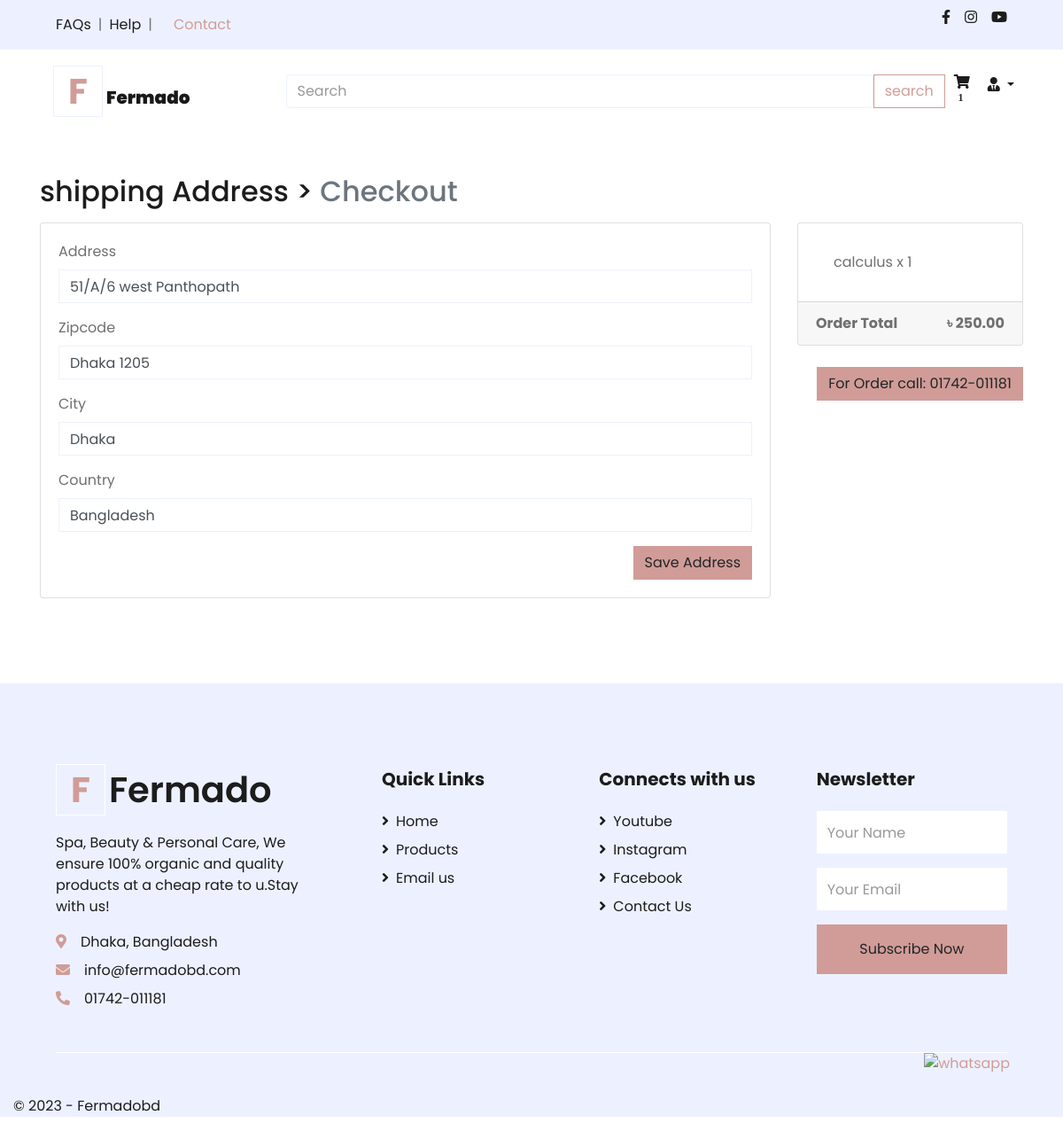
The page /payment/checkout/ (signed in) on the database as committed earlier.
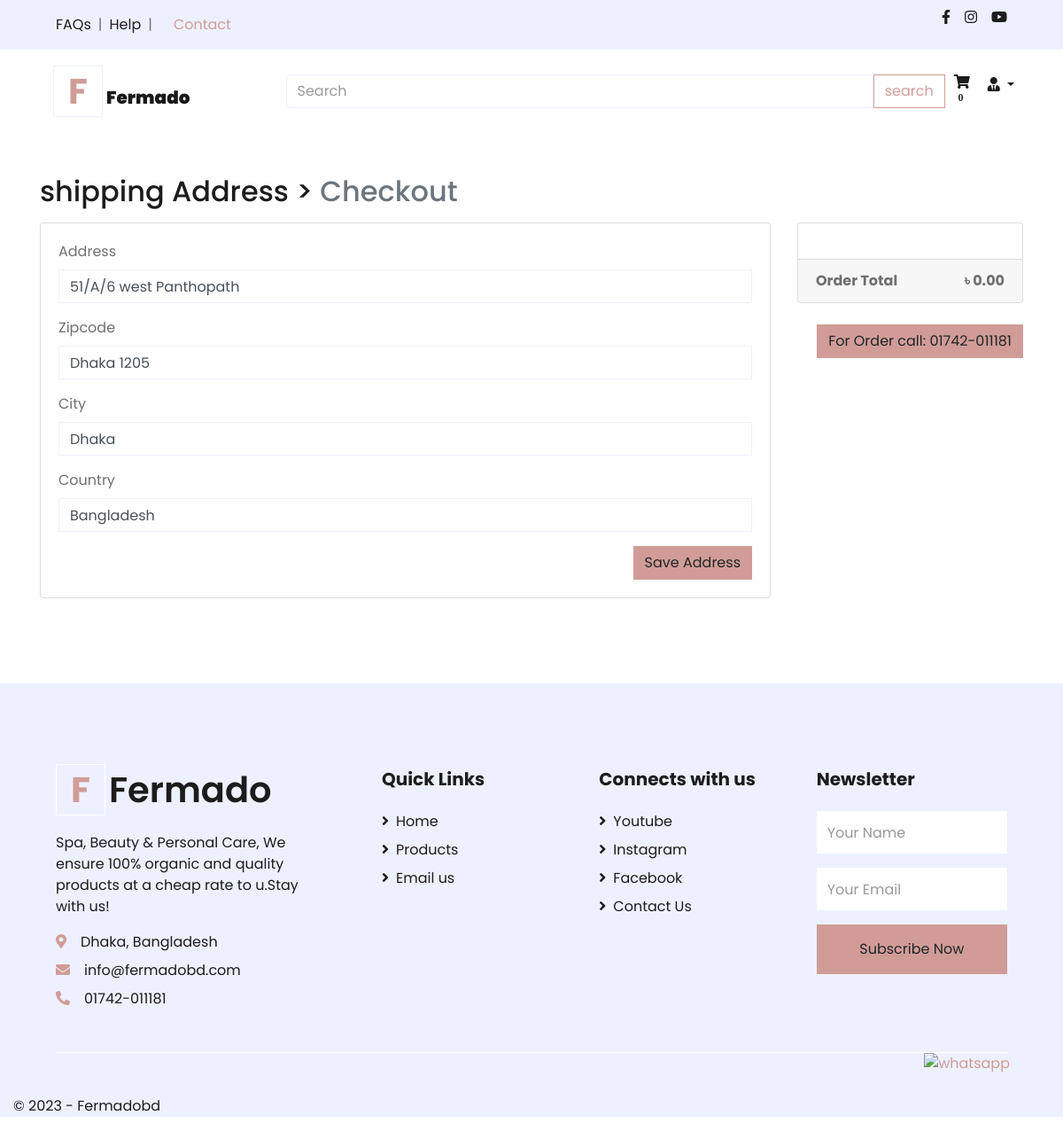
The same page on the database as committed later.
### App_Login/models.py (models this page shows, shortened)
class User(AbstractBaseUser, PermissionsMixin):
    email = models.EmailField(unique=True, null=False)
    is_staff = models.BooleanField(
        ugettext_lazy('staff status'),
        default = False,
        help_text = ugettext_lazy('Designates Whether the user can log in this site')
    )
    is_active = models.BooleanField(
        ugettext_lazy('active'),
        default = True,
        help_text=ugettext_lazy(' Designates Whether this user should be treated as active. Unselect this instead of deleting accounts')
    )
    USERNAME_FIELD = 'email'
    objects = MyUserManager()

### App_Order/models.py (models this page shows, shortened)
class  Order(models.Model):
    orderitems = models.ManyToManyField(Cart)
    user = models.ForeignKey(settings.AUTH_USER_MODEL, on_delete=models.CASCADE)
    ordered = models.BooleanField(default=False)
    created = models.DateTimeField(auto_now_add=True)
    paymentId = models.CharField(max_length=264, blank=True, null=True)
    orderId = models.CharField(max_length=200, blank=True, null=True)
    def get_totals(self):
        total = 0
        for order_item in self.orderitems.all():
            total += float(order_item.get_total())
        return total

class Cart(models.Model):
    user = models.ForeignKey(settings.AUTH_USER_MODEL, on_delete=models.CASCADE, related_name="cart")
    item = models.ForeignKey(Product, on_delete=models.CASCADE)
    quantity = models.IntegerField(default=1)
    purchased = models.BooleanField(default=False)
    created = models.DateTimeField(auto_now_add=True)
    updated = models.DateTimeField(auto_now=True)
    def get_total(self):
        total = self.item.price * self.quantity
        float_total = format(total, '0.2f')
        return float_total

### App_Shop/models.py (models this page shows, shortened)
class Product(models.Model):
    mainimage = models.ImageField(upload_to='Products')
    name = models.CharField(max_length=264)
    category = models.ForeignKey(Category, on_delete=models.CASCADE,related_name="category")
    preview_text = models.TextField(max_length=200, verbose_name='Preview Text')
    detail_text = models.TextField(max_length=3000, verbose_name='Description')
    price =models.FloatField()
    old_price = models.FloatField(default=0.00, null=True, blank=True)
    created = models.DateTimeField(auto_now_add=True)
    class Meta:
        ordering = ['-created',]

### App_Payment/views.py (the view)
# urls.py: path('checkout/', views.checkout, name="checkout"),
@login_required
def checkout(request):
    saved_address = BillingAddress.objects.get_or_create(user=request.user)
    saved_address = saved_address[0]
    form = BillingForm(instance=saved_address)
    if request.method == "POST":
        form = BillingForm(request.POST, instance=saved_address)
        if form.is_valid():
            form.save()
            form = BillingForm(instance=saved_address)
            messages.success(request, f"Shipping Address Saved!")
    order_qs = Order.objects.filter(user=request.user, ordered=False)
    order_items = order_qs[0].orderitems.all()
    order_total = order_qs[0].get_totals()
    return render(request, 'App_Payment/checkout.html', context={"form":form,
     "order_items": order_items, "order_total": order_total, "saved_address":saved_address})

### App_Payment/forms.py
class BillingForm(forms.ModelForm):
    class Meta:
        model = BillingAddress
        fields = ['address', 'zipcode', 'city', 'country']

### App_Order/templatetags/cart_tag.py (called while the page is built)
@register.filter
def cart_total(user):
    order = Order.objects.filter(user=user, ordered = False)
    if order.exists():
        return order[0].orderitems.count()
    else:
        return 0

### App_Payment/models.py (called while the page is built)
    def is_fully_filled(self):
        field_names = [f.name for f in self._meta.get_fields()]
        for field_name in field_names:
            value = getattr(self, field_name)
            if value is None or value=='':
                return False
        return True

### templates/App_Payment/checkout.html (shortened to what this page needs)
{% extends 'base.html' %}
{% load crispy_forms_tags %}
{% block body_block %}
<div class="container mt-5">
  <h2 class="mb-3">
    shipping Address > <span class="text-muted">Checkout</span>
  </h2>
  <div class="row">
    <div class="col-md-9">
      <div class="card mb-5" style="height:auto">
        <div class="card-body">
          <form method="POST">
            {{ form|crispy }}
            <button type="submit" class="btn btn-primary float-right">Save Address</button>
          </form>
        </div>
      </div>
    </div>
    <div class="col-md-3">
      <div class="card" style="height:auto">
        <div class="card-body">
          <ul class="list-group list-group-flush">
            {% for order_item in order_items %}
            <li class="list-group-item">{{ order_item.item.name }} x {{ order_item.quantity }}</li>
            {% endfor %}
          </ul>
        </div>
        <div class="card-footer">
          <span class="float-left"> <b>Order Total</b> </span>
          <span class="float-right"> <b>&#2547; {{order_total|floatformat:2}}</b> </span>
        </div>
      </div>
      <br>
      {% if saved_address.is_fully_filled %}
      <button type="submit" class="btn btn-primary float-right">For Order call: 01742-011181 </button>
      {% else %}
      <div class="alert alert-info">
        <p>Please fill up all the Information to make Payment</p>
      </div>
      {% endif %}
    </div>
  </div>
</div>
{% endblock %}

### templates/navbar.html (shortened to what this page needs)
{% load cart_tag %}
<nav class="navbar navbar-expand-lg navbar-light bg-light">
  <div class="container">
    <div class="col-lg-3 d-none d-lg-block">
      <a href="" class="text-decoration-none">
        <h1 class="m-0 display-5 font-weight-semi-bold"><span
            class="text-primary font-weight-bold border px-3 mr-1">F</span><a class="navbar-brand"
            href="{% url 'App_Shop:home' %}"> <b>Fermado</b> </a></h1>
      </a>
    </div>
    <div class="input-group">
      <input type="search" class="form-control rounded" placeholder="Search" aria-label="Search" aria-describedby="search-addon" />
      <button type="button" class="btn btn-outline-primary">search</button>
    </div>
    <div class="collapse navbar-collapse" id="navbarNav">
      <ul class="navbar-nav ml-auto">
        {% if request.user.is_authenticated %}
        <li class="nav-item">
          <a href="{% url 'App_Order:cart' %}" class="nav-link">
            <i class="fa fa-shopping-cart">
              <span class="badge badge-light">{{ request.user | cart_total }}</span>
            </i>
          </a>
        </li>
        <li class="nav-item dropdown">
          <a class="nav-link dropdown-toggle" href="#" id="navbarDropdown" role="button" data-toggle="dropdown"
            aria-haspopup="true" aria-expanded="false">
            <i class="fas fa-user-tie"></i>
            {{request.user.profile.username}}</a>
        </li>
        {% else %}
        <li class="nav-item">
          <a href="{% url 'App_Login:login' %}" class="btn btn-primary">Login</a>
        </li>
        {% endif %}
      </ul>
    </div>
  </div>
</nav>

Rows that differ between the two databases and show on the page:
removed Cart: item.name "calculus", quantity "1"
changed User: user|cart_total "1" → "0"
Other text that changed with them:
{{ order_total|floatformat:2 }}: "250.00" → "0.00"
